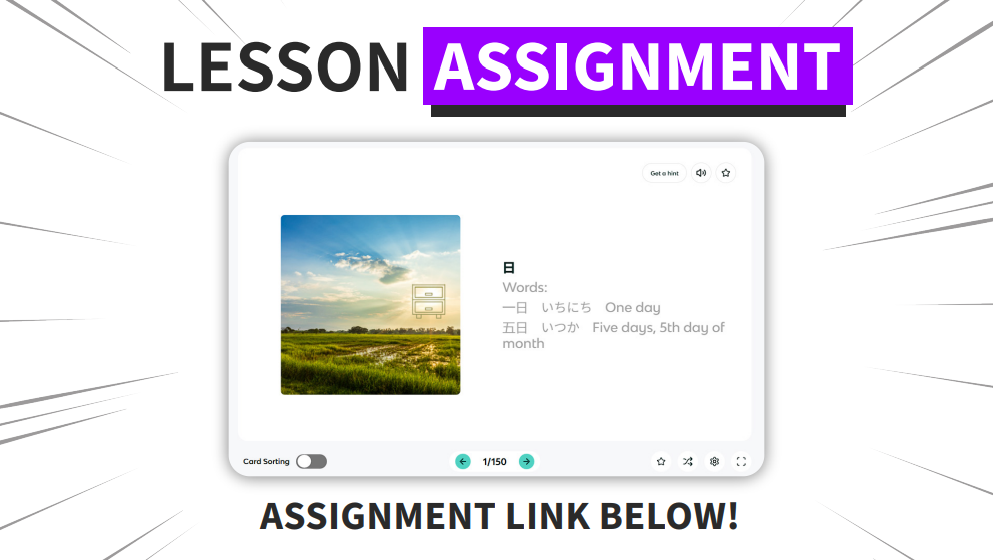
#> input picture assets/90daycards.png, 993 x 560 px; its folder holds 4 pictures in this run
$ python compress_kanji_images.py ../assets
#> lines starting #> are read from the running program, lines starting #| are printed output that depends on the picture
#!/usr/bin/env python3
"""Resizes and compresses kanji memory-technique images to WebP, keeping the
bundled app small without visibly hurting quality - see
assets/kanji_memory/README.md for the naming convention these need to
follow (and for how to actually attach one to a kanji in the data file).

Usage:
    python tool/compress_kanji_images.py <source_dir> [--max-size 600] [--quality 80]

Every image in <source_dir> is resized (if larger than --max-size on its
longest edge) and re-saved as WebP into assets/kanji_memory/, keeping each
file's original base name (so name source files by the kanji's KanjiVG hex
code up front, e.g. 706b.png -> assets/kanji_memory/706b.webp).
"""
import argparse
import sys
from pathlib import Path

from PIL import Image

DEST_DIR = Path(__file__).resolve().parent.parent / "assets" / "kanji_memory"


def compress_one(src: Path, max_size: int, quality: int) -> tuple[int, int]:
#> called with max_size = 600, quality = 80
    with Image.open(src) as img:
#> img is the input picture: PIL image 993x560 RGBA; mean R, G, B, A 234.6, 229.1, 238.3, 255
        img = img.convert("RGB") if img.mode in ("P", "CMYK") else img
        width, height = img.size
#> width = 993; height = 560
        longest = max(width, height)
#> longest = 993
        if longest > max_size:
            scale = max_size / longest
#> scale = 0.604
            img = img.resize((round(width * scale), round(height * scale)), Image.LANCZOS)
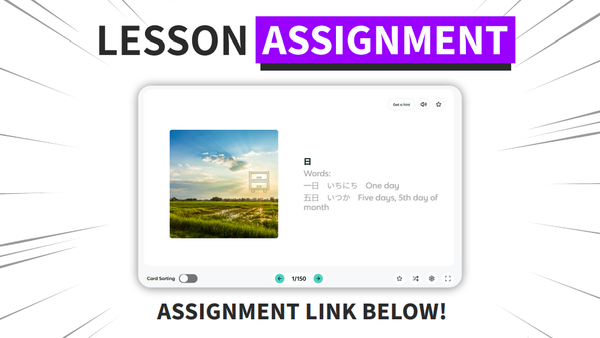
#> img: PIL image 600x338 RGBA; mean R, G, B, A 234.4, 228.9, 238.1, 255
        dest = DEST_DIR / (src.stem + ".webp")
        img.save(dest, "WEBP", quality=quality, method=6)
        return src.stat().st_size, dest.stat().st_size


def main():
    parser = argparse.ArgumentParser(description=__doc__, formatter_class=argparse.RawDescriptionHelpFormatter)
    parser.add_argument("source_dir", type=Path, help="Folder of raw source images")
    parser.add_argument("--max-size", type=int, default=600, help="Max pixels on the longest edge (default 600)")
    parser.add_argument("--quality", type=int, default=80, help="WebP quality 0-100 (default 80)")
    args = parser.parse_args()

    if not args.source_dir.is_dir():
        print(f"Not a directory: {args.source_dir}", file=sys.stderr)
        sys.exit(1)

    DEST_DIR.mkdir(parents=True, exist_ok=True)
    exts = {".png", ".jpg", ".jpeg", ".webp", ".bmp", ".tiff"}
    sources = sorted(p for p in args.source_dir.iterdir() if p.suffix.lower() in exts)
    if not sources:
        print(f"No images found in {args.source_dir}")
        return

    total_before = total_after = 0
    for src in sources:
        before, after = compress_one(src, args.max_size, args.quality)
        total_before += before
        total_after += after
        print(f"{src.name}: {before/1024:.1f} KB -> {src.stem}.webp: {after/1024:.1f} KB")
#> pass 2 of the loop in main, `for src in sources:`:
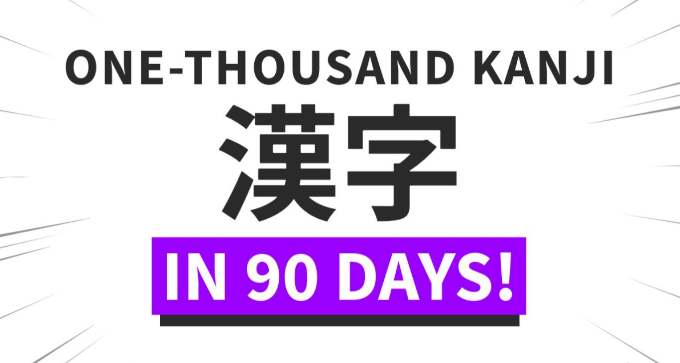
#> input picture assets/90dayvids.png, 680 x 363 px
#> in compress_one, img is the input picture: PIL image 680x363 RGBA; mean R, G, B, A 223.4, 210.2, 231.7, 255
#> in compress_one (call 2), `img = img.resize((round(width * scale), round(height * scale)), Image...`:
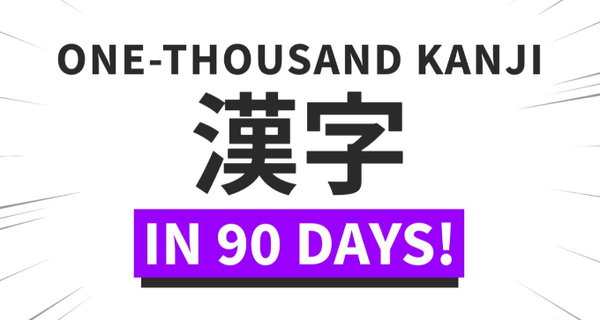
#> img: PIL image 600x320 RGBA; mean R, G, B, A 223.3, 210.1, 231.6, 255

    print(f"\n{len(sources)} image(s) processed.")
    print(f"Total: {total_before/1024:.1f} KB -> {total_after/1024:.1f} KB "
          f"({(1 - total_after/total_before) * 100:.0f}% smaller)" if total_before else "")


if __name__ == "__main__":
    main()
